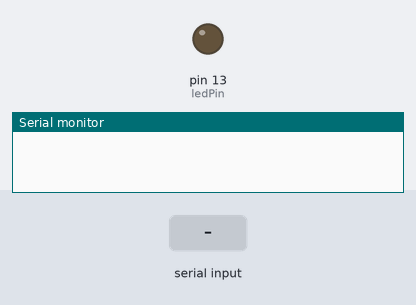
The sketch below on a simulated Arduino Uno, built with avr-gcc and run on an emulated ATmega328P. Parts: output pins drawn as LEDs (lit = HIGH), the last lines printed to the serial monitor. Dashed ring = blinking. Inputs (shaded band) come from the test bench. Random numbers use the default seed unless the sketch sets one.

Above: at 1.2 s.
1.3 s: "90,45\n" received over Serial
At 1.7 s:
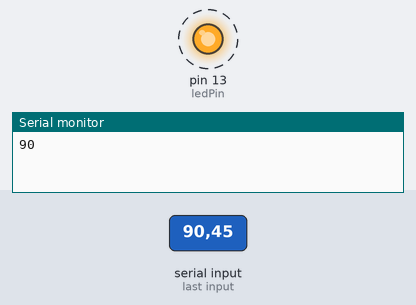
Timing chart, 0 to 10.3 s (numbered marks = the images above; inputs shaded):
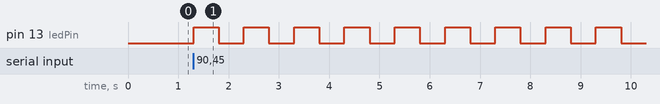

Measured:
- after the input at 1.3 s, pin 13 (ledPin): alternates HIGH for 0.50 s and LOW for 0.50 s, starting at once

The sketch:

Arduino.sketch.week1.ino
```cpp
int ledPin = 13;

void setup() {
  pinMode(ledPin, OUTPUT);
  Serial.begin(9600);
}

void loop() {
  if (Serial.available() > 0) {
    int blinkCount = Serial.parseInt();
    Serial.println(blinkCount);


    for (int i = 0; i < blinkCount; i++) {
      digitalWrite(ledPin, HIGH);
      delay(500);
      digitalWrite(ledPin, LOW);
      delay(500);
    }


    int waitTime = random(1, 6);
    Serial.println(waitTime);
  }
}
```
